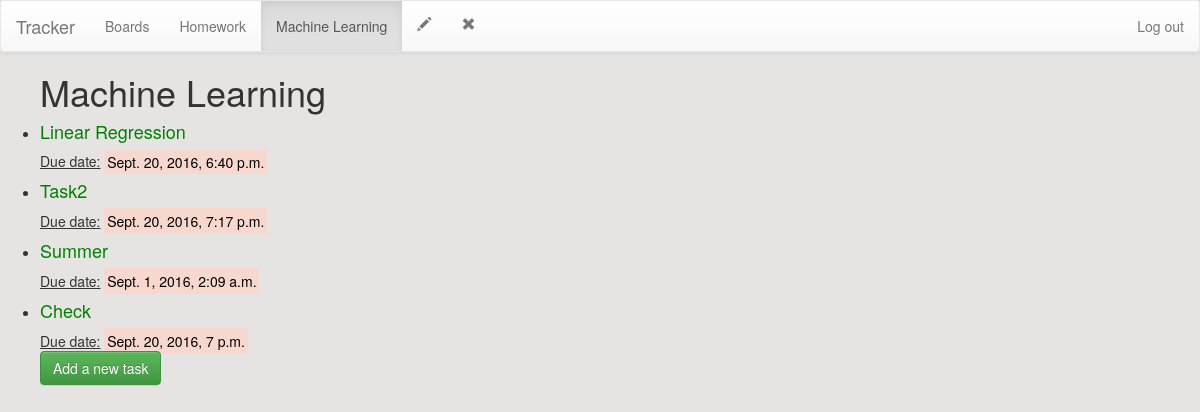
The page /38/lists/45/ on the database as committed earlier.
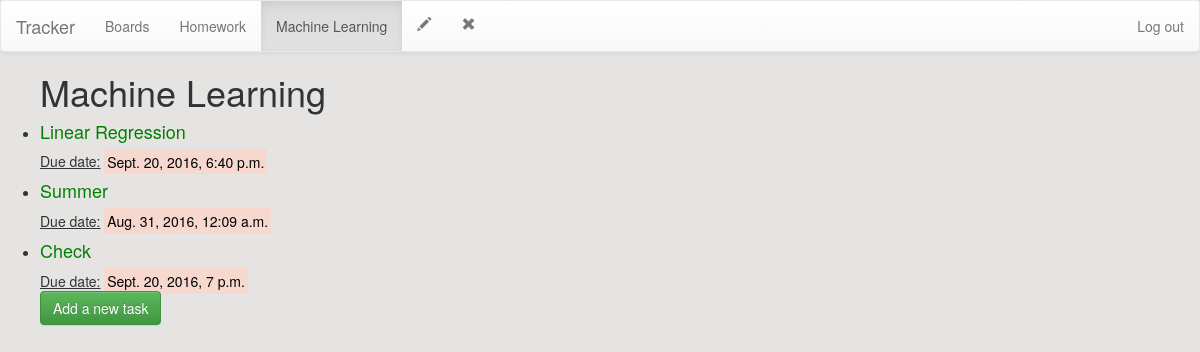
The same page on the database as committed later.
### boards/models.py (models this page shows, shortened)
class Task(models.Model):
    task_list = models.ForeignKey(List, on_delete=models.CASCADE)
    task_text = models.CharField(max_length=200)
    pub_date = models.DateTimeField('date published')
    deadline = models.DateTimeField(default=datetime.now)

### boards/views.py (the view)
# urls.py: url(r'^(?P<board_id>[0-9]+)/lists/(?P<list_id>[0-9]+)/$', views.list_content, name='list_content'),
def list_content(request, board_id, list_id):
    list = get_object_or_404(List, pk=list_id)
    board = get_object_or_404(Board, pk=board_id)
    tasks = Task.objects.order_by('-deadline')
    return render(request, 'boards/list_content.html', {'board': board, 'list': list, 'tasks' : tasks})

### boards/templates/boards/list_content.html (shortened to what this page needs)
<body style="background:#E5E4E2">
<nav class="navbar navbar-default">
  <div class="container-fluid">
    <div class="navbar-header">
      <a class="navbar-brand" href="#">Tracker</a>
    </div>
  <ul class="nav navbar-nav">
    <li><a href="{% url 'boards:index' %}">Boards</a></li>
  </ul>
   <ul class="nav navbar-nav">
    <li><a href="{% url 'boards:board_content' board.id %}">{{ board.board_name }}</a></li>
  </ul>
   <ul class="nav navbar-nav">
    <li class="active"><a href="#">{{ list.list_name }}</a></li>
  </ul>
  <ul class="nav navbar-nav">
    <li><a href="{% url 'boards:list_edit' board.id list.id%}"><span class="glyphicon glyphicon-pencil"></span></a></li>
  </ul>
  <ul class="nav navbar-nav">
    <li><a href="{% url 'boards:list_remove' board.id list.id%}"><span class="glyphicon glyphicon-remove"></span></a></li>
  </ul>
  <ul class="nav navbar-nav navbar-right">
    <li><a href="{%url 'boards:logout' %}">Log out</a></li>
  </ul>
  </div>
</nav>
<ul><h1>{{ list.list_name }}</ul>
<link rel="stylesheet" href="//maxcdn.bootstrapcdn.com/bootstrap/3.2.0/css/bootstrap.min.css">
<link rel="stylesheet" href="//maxcdn.bootstrapcdn.com/bootstrap/3.2.0/css/bootstrap-theme.min.css">
<ul>
{% for task in list.task_set.all %}
    <li><a style=color:green href="{%url 'boards:task_content' board.id list.id task.id %}"><h4>{{ task.task_text }}</h4></a></li>
    <div class ="date"><u> Due date:</u> <mark style="background-color:#F6D8CE">{{ task.deadline}}</mark></div>
{% endfor %}
<a href="{%url 'boards:task_new' board.id list.id %}" button type="submit" class="btn btn-success">Add a new task</a>
</ul>
</body>

Rows that differ between the two databases and show on the page:
removed Task: task_text "Task2", deadline "Sept. 20, 2016, 7:17 p.m."
changed Task "Summer": deadline "Sept. 1, 2016, 2:09 a.m." → "Aug. 31, 2016, 12:09 a.m."
